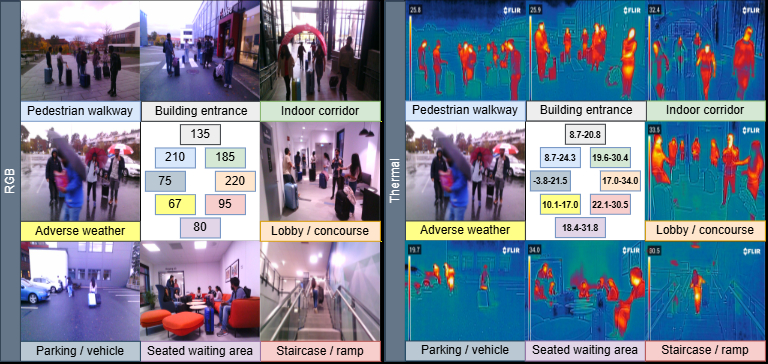
#> input picture IEEE_Sensor_Thermal/dataset_thermal_transit.png, 768 x 364 px
$ python -i register_rgb_thermal.py   (imports and definitions only)   (older library calls are emulated)
#> lines starting #> are read from the running program, lines starting #| are printed output that depends on the picture
"""
scripts/register_rgb_thermal.py
===============================
Estimate the geometric mapping between FLIR C5 thermal frames and their paired
RGB frames. The RGB camera has a wider FOV, so the thermal view corresponds to a
scaled sub-window of the RGB image.

Method: FLIR MSX blends visible-camera edges into the thermal image, so both
modalities share edge structure. For each pair we compute gradient-magnitude
maps and run multi-scale normalized cross-correlation template matching of the
(overlay-free) thermal interior against the RGB edge map.

Output: scratch CSV of per-pair (scale, x0, y0, score) and the median transform,
saved to data/rgb_thermal_registration.json:
    thermal pixel (u, v) in [0,W]x[0,H]  ->  RGB pixel (x0 + s*u, y0 + s*v)
"""
from __future__ import annotations

import json
import sys
from pathlib import Path

import cv2
import numpy as np

PROJECT_ROOT = Path(__file__).resolve().parent.parent
THM_DIR = PROJECT_ROOT / "data" / "thermal" / "images"
RGB_DIR = Path(r"D:\Yolo\Data\project_flir\100_FLIR")
OUT_JSON = PROJECT_ROOT / "data" / "rgb_thermal_registration.json"

# Thermal interior free of overlays (temp bar on the left, FLIR logo top-right)
CROP = (70, 420, 100, 600)  # y1, y2, x1, x2 in 640x480 thermal coordinates


def edges(gray: np.ndarray) -> np.ndarray:
    g = cv2.GaussianBlur(gray, (3, 3), 0).astype(np.float32)
    gx = cv2.Sobel(g, cv2.CV_32F, 1, 0, ksize=3)
    gy = cv2.Sobel(g, cv2.CV_32F, 0, 1, ksize=3)
    m = cv2.magnitude(gx, gy)
    return m / (m.max() + 1e-6)


# [51 lines left out: functions register_pair, main, not called in this run]


# [2 lines not run here, left out]

>>> import cv2
>>> picture = cv2.imread('../IEEE_Sensor_Thermal/dataset_thermal_transit.png', cv2.IMREAD_GRAYSCALE)
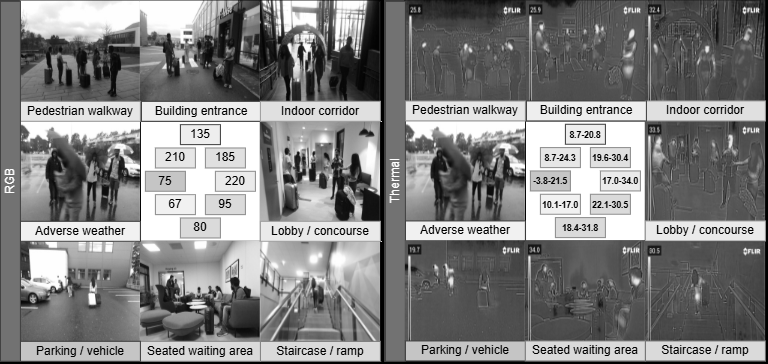
#> picture: shape (364, 768); min 0, max 255, mean 129.5
>>> result = edges(picture)
#> in edges, `g = cv2.GaussianBlur(gray, (3, 3), 0).astype(np.float32)`:
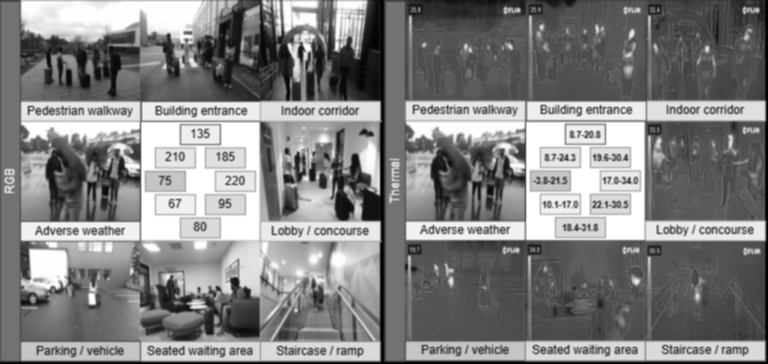
#> g: shape (364, 768) float32; min 0, max 255, mean 129.6
#> in edges, `gx = cv2.Sobel(g, cv2.CV_32F, 1, 0, ksize=3)`:
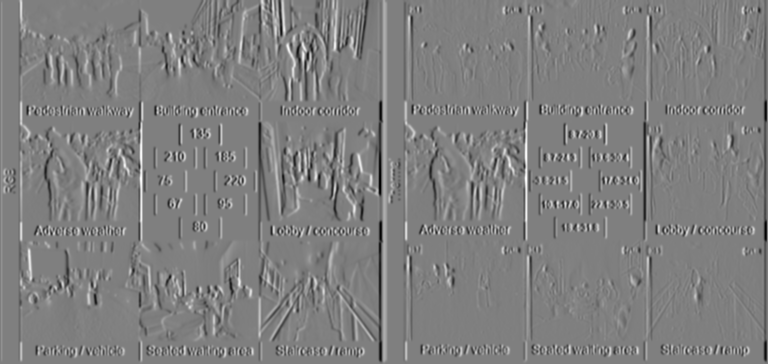
#> gx: shape (364, 768) float32; min -700, max 697, mean -0.9; drawn with min black and max white
#> in edges, `gy = cv2.Sobel(g, cv2.CV_32F, 0, 1, ksize=3)`:
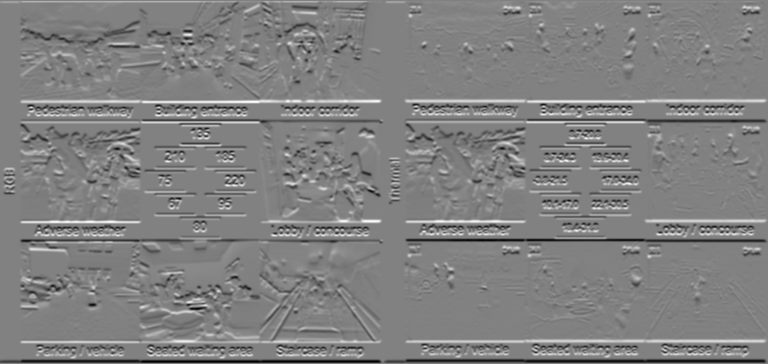
#> gy: shape (364, 768) float32; min -620, max 601, mean -2.2; drawn with min black and max white
#> in edges, `m = cv2.magnitude(gx, gy)`:
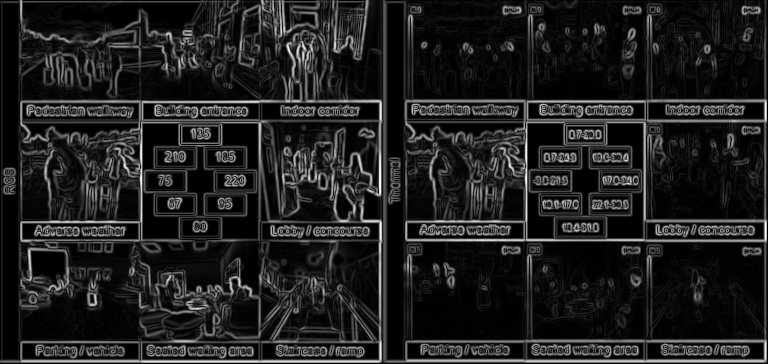
#> m: shape (364, 768) float32; min 0, max 700, mean 90.5; drawn with min black and max white

$ run again, on IEEE_Sensor_Thermal/fig_dataset_scene_diversity.png
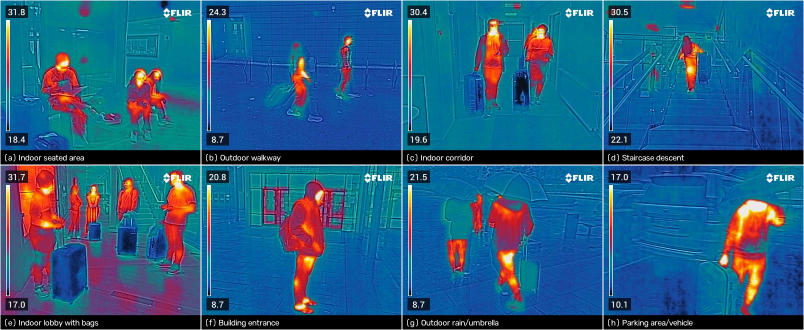
#> input picture IEEE_Sensor_Thermal/fig_dataset_scene_diversity.png, 1608 x 660 px (shown at 1/2 size)
#> in edges, `gy = cv2.Sobel(g, cv2.CV_32F, 0, 1, ksize=3)`:
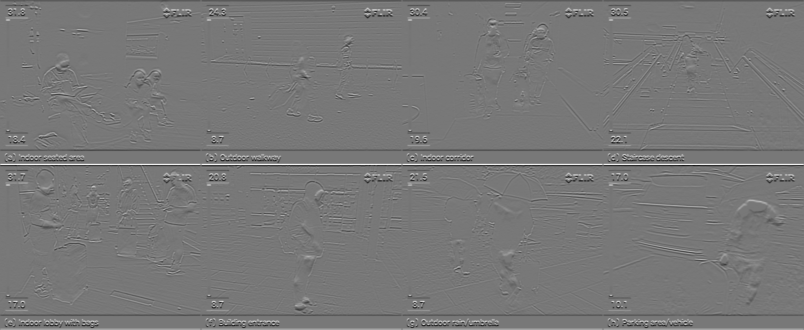
#> gy: shape (660, 1608) float32 (shown at 1/2 size); min -681, max 764, mean -0.6; drawn with min black and max white
#> in edges, `m = cv2.magnitude(gx, gy)`:
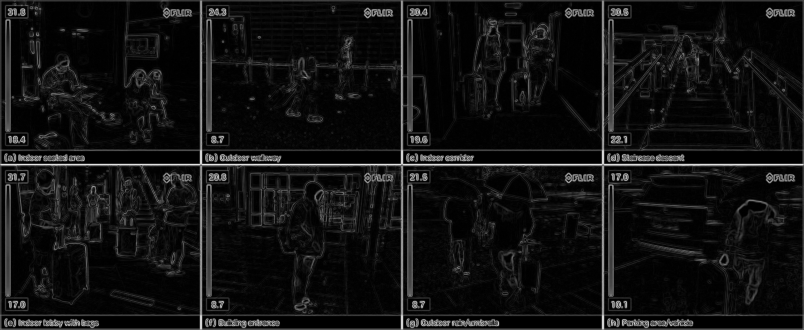
#> m: shape (660, 1608) float32 (shown at 1/2 size); min 0, max 764, mean 55.3; drawn with min black and max white
